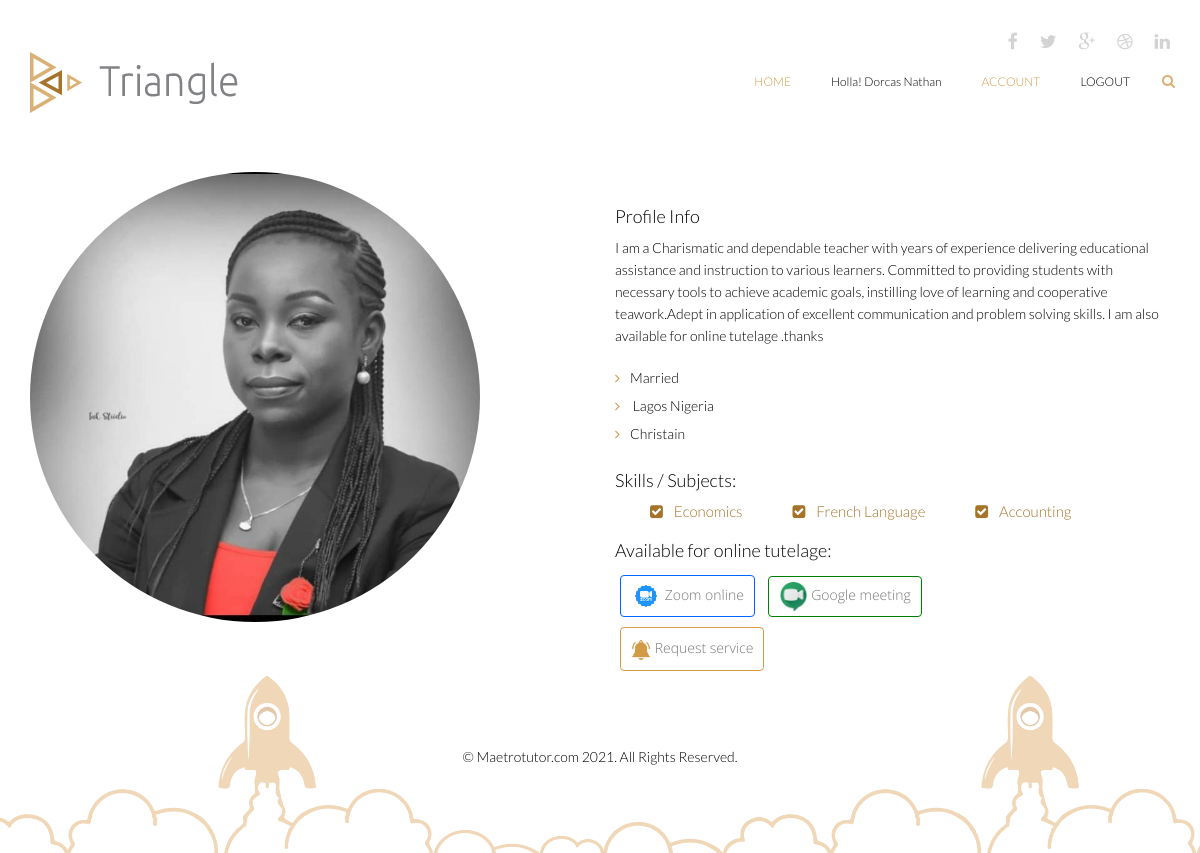
/user_detail/dorcas@gmail.com (signed in), run on an earlier commit of the app's database.
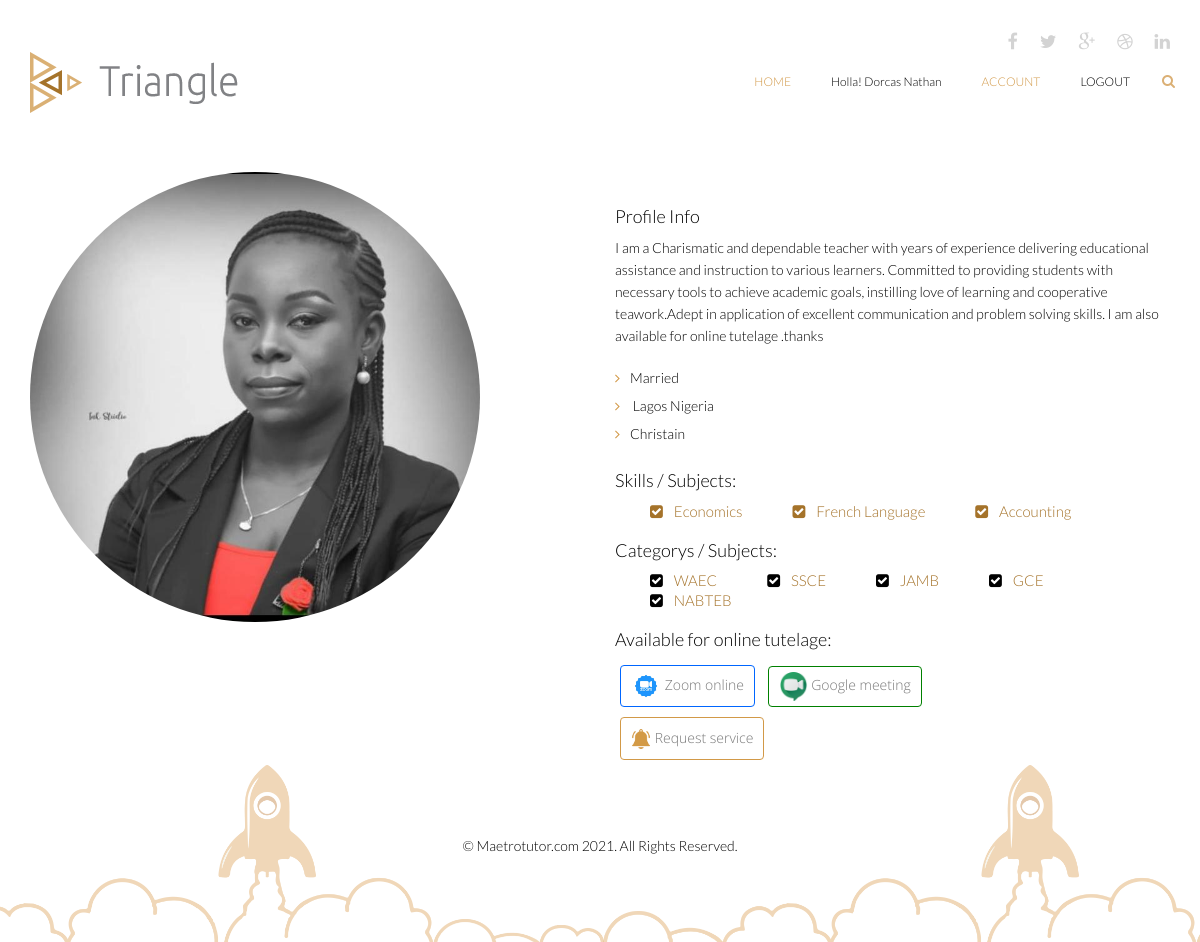
And on a later commit of the database.
### triangle/models.py (models this page shows)
class Bio(db.Model, UserMixin):
    id = db.Column(db.Integer, primary_key=True)
    user_id = db.Column(db.String(255), nullable=True)
    about = db.Column(db.String(1000), nullable=True)
    email = db.Column(db.String(255), unique=True, nullable=True)
    marital_status = db.Column(db.String(255), nullable=True)
    phone = db.Column(db.String(255), nullable=True)
    role = db.Column(db.String(255), nullable=True)
    education = db.Column(db.String(255), nullable=True)
    gender = db.Column(db.String(255), nullable=True)
    online = db.Column(db.String(255), nullable=True)
    address = db.Column(db.String(255), nullable=True)
    religion = db.Column(db.String(255), nullable=True)
    city = db.Column(db.String(255), nullable=True)
    country = db.Column(db.String(255), nullable=True)
    created_at = db.Column(db.DateTime(), default=datetime.utcnow)
    date_of_birth =db.Column(db.String(255), nullable=True)
    image = db.Column(db.String(255), nullable=True, default='default.jpg')
    tutor_image = db.Column(db.String(255), nullable=True, default='default.jpg')
    pro_status = db.Column(db.String(255), nullable=True, default= 0)
    online_status = db.Column(db.String(255), nullable=True, default= 0)
    bio_status = db.Column(db.String(255), nullable=True, default= 0)
    guarrantor_status = db.Column(db.String(255), nullable=True, default= 0)
    skill_status = db.Column(db.String(255), nullable=True, default= 0)
    subject_status = db.Column(db.String(255), nullable=True, default= 0)
    verify_status = db.Column(db.String(255), nullable=True, default= 0)
    activated_status = db.Column(db.String(255), nullable=True, default= 0)
    active = db.Column(db.Boolean())
    confirmed_at = db.Column(db.DateTime())

class Skill(db.Model, UserMixin):
    id = db.Column(db.Integer, primary_key=True)
    skill_name = db.Column(db.String(255), nullable=True)
    email = db.Column(db.String(255), nullable=True)
    skill_status = db.Column(db.String(255), nullable=True, default= 0)
    created_at = db.Column(db.DateTime(), default=datetime.utcnow)
    updated_at = db.Column(db.DateTime())
    activated_status = db.Column(db.String(255), nullable=True, default= 0)
    active = db.Column(db.Boolean())
    confirmed_at = db.Column(db.DateTime())

class Category(db.Model, UserMixin):
    id = db.Column(db.Integer, primary_key=True)
    category_name = db.Column(db.String(255), nullable=True)
    email = db.Column(db.String(255), nullable=True)
    category_status = db.Column(db.String(255), nullable=True, default= 0)
    created_at = db.Column(db.DateTime(), default=datetime.utcnow)
    updated_at = db.Column(db.DateTime())
    activated_status = db.Column(db.String(255), nullable=True, default= 0)
    active = db.Column(db.Boolean())
    confirmed_at = db.Column(db.DateTime())

### triangle/routes.py (the view)
@app.route('/user_detail/<email>')
@login_required
def detail (email):
  user = User.query.get(email)
  users = User.query.filter_by(email = email).first()
  categorys = Category.query.filter_by(email=email)
  skills = Skill.query.filter_by(email=email)
  bios = Bio.query.filter_by(email = email)
  image = url_for('static', filename='user_uploads/' + str(users.image))
  return render_template('/detail.html',title='user-detail', bios = bios, skills = skills, categorys=categorys, image =image)

### triangle/__init__.py (called while the page is built)
@login_manager.user_loader
def load_user(user_id):
	return User.query.get(int(user_id))

### triangle/templates/detail.html (shortened to what this page needs)
{% extends 'layout/base.html' %}
{% block content %}
    <section id="portfolio-information" class="">
        <div class="container">
            <div class="row">
                <div class="col-sm-6">
                    <img src="{{image}}"  class="card border-1 shadow-sm" alt="" id="md-imgg">
                </div>
                  {% for bio in bios %}
                <div class="col-sm-6">
                    <div class="project-name overflow">
                    </div>
                    <div class="project-info overflow">
                        <div style="display: flex">
                            <h3>Profile Info  </h3>
                        </div>
                        <p>{{bio.about}}</p>
                        <ul class="elements">
                            <li><i class="fa fa-angle-right"></i>{{bio.marital_status}}</li>
                            <li><i class="fa fa-angle-right"></i> {{bio.city}} Nigeria</li>
                            <li><i class="fa fa-angle-right"></i>{{bio.religion}}</li>
                        </ul>
                    </div>
                        {% endfor %}
                    {% if skills.count() > 0 %}
                    <div class="skills overflow">
                            <h3>Skills / Subjects: </h3>
                              {% for skill in skills %}
                        <ul class="nav navbar-nav navbar-default">
                            <li ><a style="font-size: 15px"><i class="fa fa-check-square"></i> {{skill.skill_name}}</a></li>
                        </ul>
                         {% endfor %}
                    </div>
                    {% else %}
                    <div class="live-preview">
                    </div>
                    {% endif %}
                    {% if categorys.count() > 0 %}
                    <div class="skills overflow">
                       <h3>Categorys / Subjects: </h3>
                              {% for category in categorys %}
                         <ul class="nav navbar-nav navbar-default">
                            <li ><a style="font-size: 15px"><i class="fa fa-check-square" style="color:#000000"></i> {{category.category_name}}</a></li>
                        </ul>
                         {% endfor %}
                    </div>
                    {% else %}
                    <div class="live-preview">
                    </div>
                    {% endif %}
                    <div class="client overflow">
                        <h3>Available for online tutelage:</h3>
                    </div>
                    <div class="live-preview">
                        <a href="#" class="btn btn-common capitalize" style="border-color:#0066ff; padding: 5px 10px; margin: 5px"> <img src="/static/images/new/zoom.jpg" style="width:30px; height:30px"> Zoom online </a>
                        <a href="#" class="btn btn-common capitalize" style="border-color:green; padding: 5px 10px; margin: 5px"> <img src="/static/images/new/hang.png" style="width:29px; height:29px"> Google meeting</a>
                    </div>
                       {% for bio in bios %}
                     <div class="live-preview">
                        <a href="{{url_for('schedule', email= bio.email)}}" class="btn btn-common capitalize" style="border-color:#d29948; padding: 10px 10px; margin: 5px"> <img src="/static/images/new/notification.png" style="width:20px; height:20px"> Request service </a>
                    </div>
                    {% endfor %}
                </div>
            </div>
        </div>
    </section>
   {% endblock %}

What changed in the data, as far as the page shows it:
added Category: category_name "WAEC"
added Category: category_name "SSCE"
added Category: category_name "JAMB"
added Category: category_name "GCE"
added Category: category_name "NABTEB"
Also different on the page:
text now shown: "Categorys / Subjects:"
